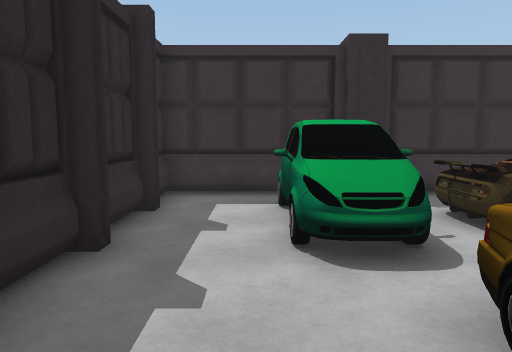
view 1 (above)

18 first-person views from a walk through a Unity game level. The camera is 1.5 m above the floor, tilts 6° down and sees 70° across. The floor is counted in squares, 1 m on a side. Each view is taken from the middle of a square. On the plan, view 1 faces up. The plan holds only what a view shows up to about 16 squares ahead; the rest is blank. The place goes on beyond the plan. The player is left out.

view 2
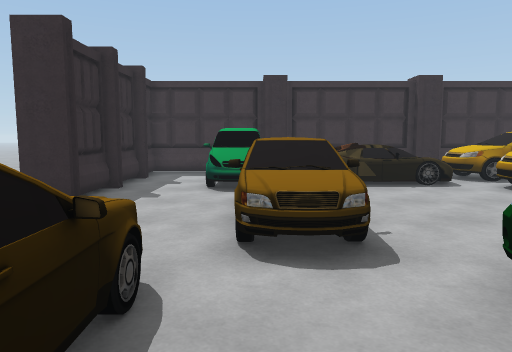

view 3
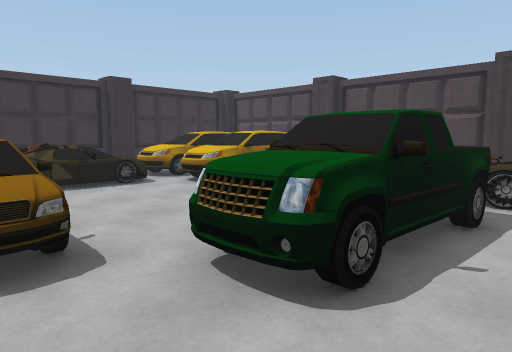

view 4
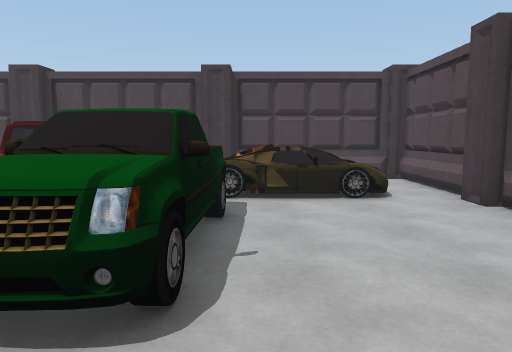

view 5
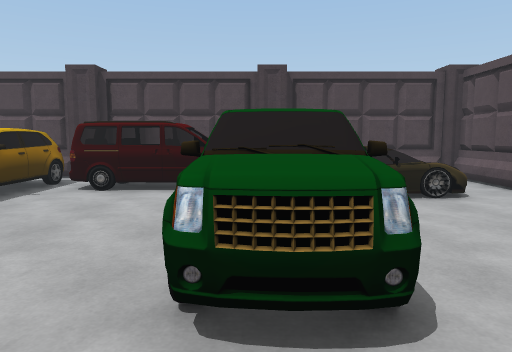

view 6
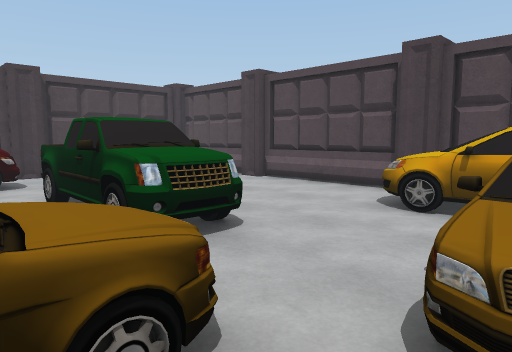

view 7
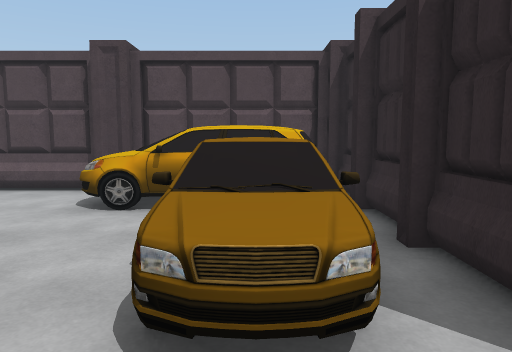

view 8
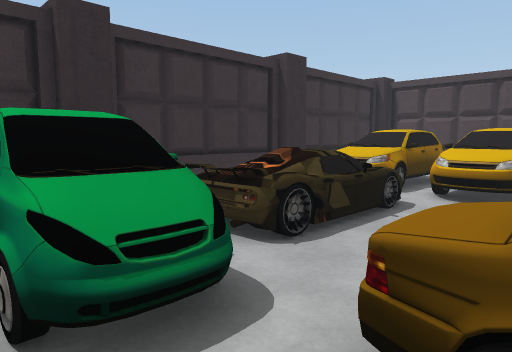

view 9
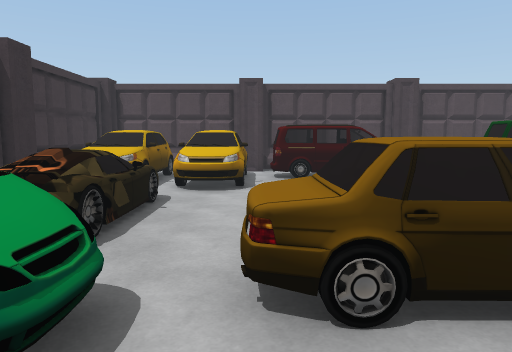

view 10
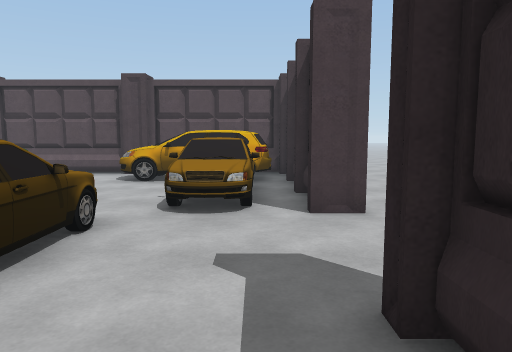

view 11
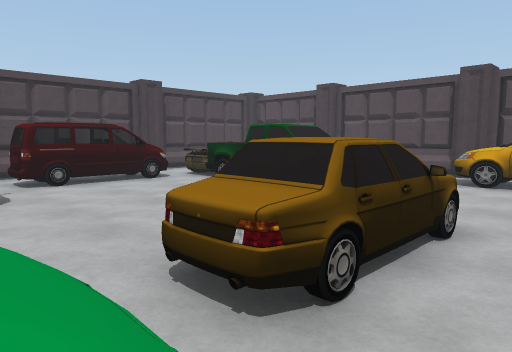

view 12
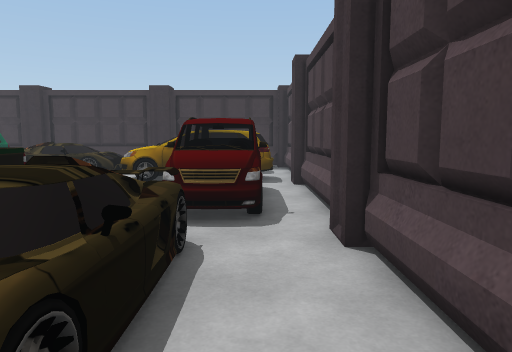

view 13
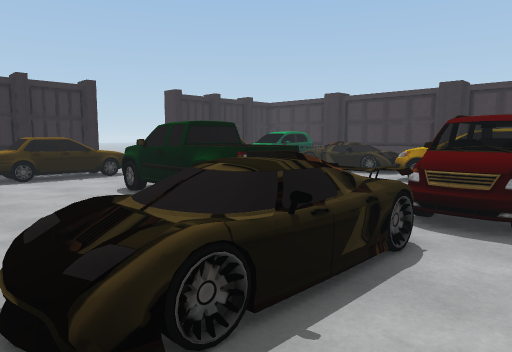

view 14
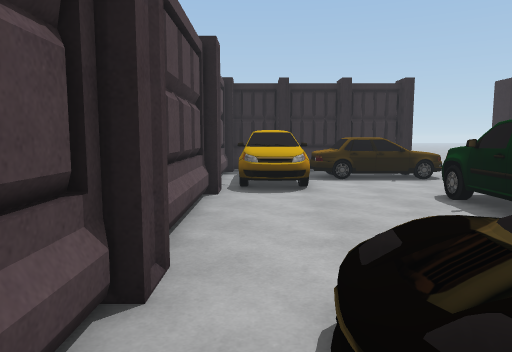

view 15
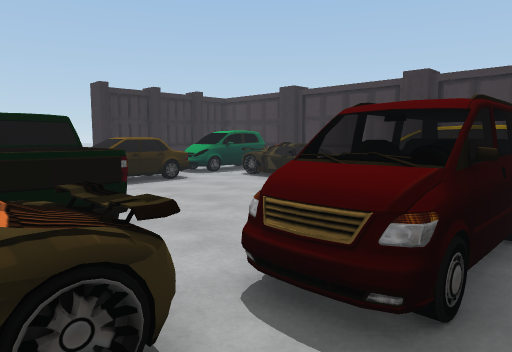

view 16
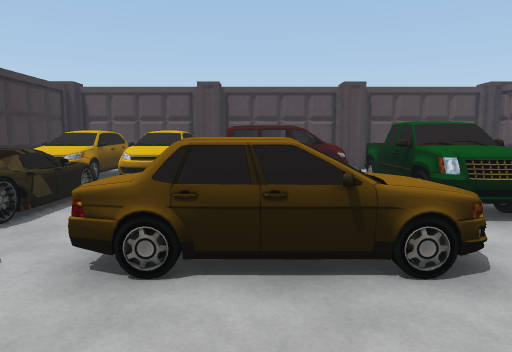

view 17
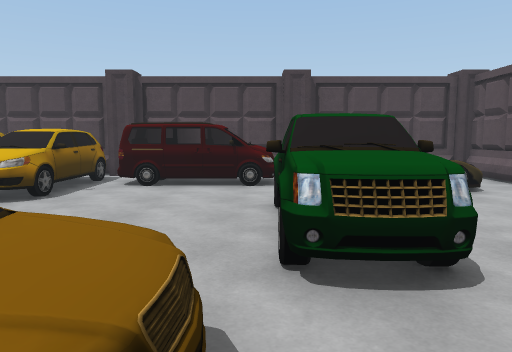

view 18
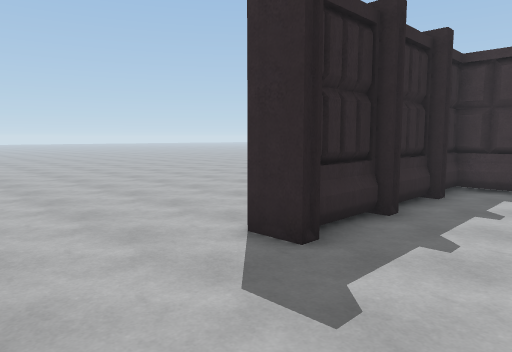

### Floor plan
Key: @ floor where view 1 was taken; # wall or solid block; . floor; = window, fence, low wall or low ledge; B box; C car; O other object.
Columns run from 17 left of view 1 to 16 right of it. Each row starts with its distance up from view 1.
 10               ###################
  9               BB..        ##    ##
  8       ..       B..O       OOOOOO #
  7      .......  BB..OO.CCCCCOOOOOO=#
  6     ........  BB.OOO.CCCCC.OOOOO=#
  5    .......... ##..OO.CCCCCOOOOOO #
  4   ............BB..OO......OOOOOO##
  3  .............BB...OO......OOOOO##
  2 ..............##...OOO.......OOO=#
  1 ...................OOO.......OOO=#
  0      ............@.OOO.......OOO=#
 -1           .........OOO.......OOO=#
 -2              .##.O..O.OOOOO..OOO=#
 -3              .BBOOO..OOOOOOO..O.##
 -4              .BBOOO..OOOOOOOCCC.##
 -5             ..##OOO.........CCC..#
 -6             ..BBOOO.........CCC..#
 -7             . BB OOO........CCC..#
 -8            .. ##OOOOOO......CCC  #
 -9            .. BBOOOOOO...........#
-10               ####################
-11                ##################

Where each view was taken, in squares from view 1:
view 1: 0 up, 0 right, facing up
view 2: 6 down, 2 right, facing up
view 3: 6 down, 2 right, facing up-right
view 4: 5 down, 2 right, facing right
view 5: 3 down, 2 right, facing right
view 6: 0 up, 0 right, facing down-right
view 7: 0 up, 0 right, facing down
view 8: 2 up, 0 right, facing up-right
view 9: 3 up, 1 left, facing right
view 10: 5 up, 1 left, facing down
view 11: 5 up, 0 right, facing down-right
view 12: 9 down, 14 right, facing up
view 13: 9 down, 15 right, facing up-left
view 14: 9 down, 14 right, facing left
view 15: 5 down, 15 right, facing up-left
view 16: 1 up, 2 left, facing right
view 17: 2 down, 1 right, facing right
view 18: 2 down, 1 right, facing up-left
